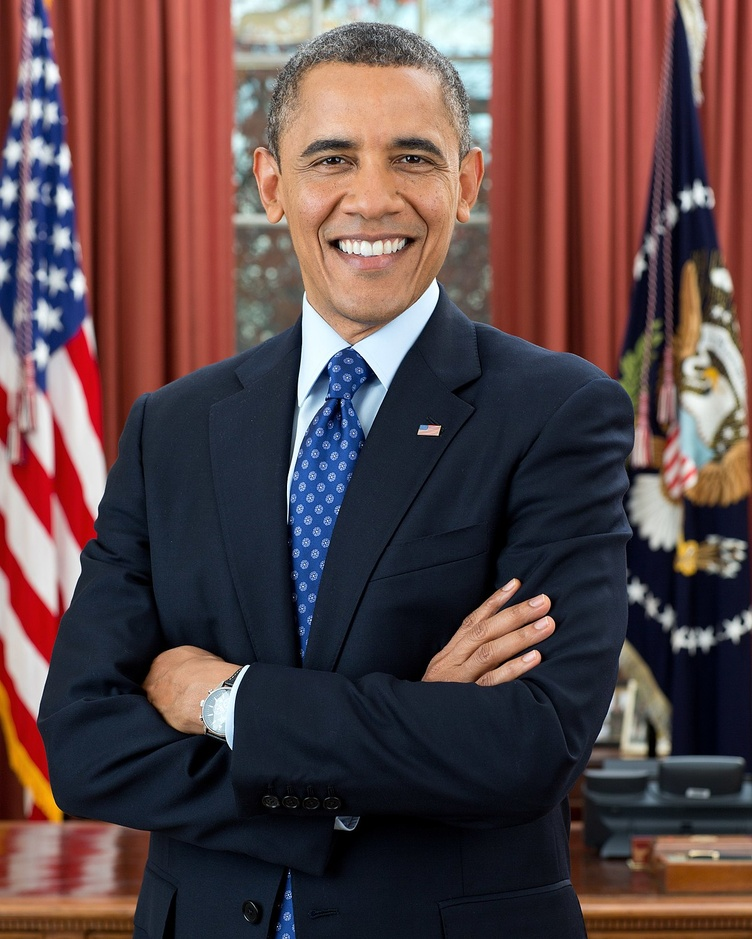
#> input picture Image to pencil sketch with Python/Images/Barack_Obama.jpg, 752 x 939 px, shrunk from 1200 x 1499 before the run
$ jupyter execute 'Image to pencil sketch with python.ipynb'
#> lines starting #> are read from the running program, lines starting #| are printed output that depends on the picture
# Image to Pencil Sketch

[cell 1]
# importing the necessary libraries
import cv2
import matplotlib.pyplot as plt

[cell 2]
# reading the image
image = cv2.imread('Images/Barack_Obama.jpg')
#> image is the input picture: shape (939, 752, 3); mean B, G, R 71.5, 70.1, 92.5

[cell 3]
plt.title('Original Image')
plt.imshow(image)
plt.show()

[cell 4]
# converting original image to greyscale
greyimage=cv2.cvtColor(image, cv2.COLOR_BGR2GRAY)
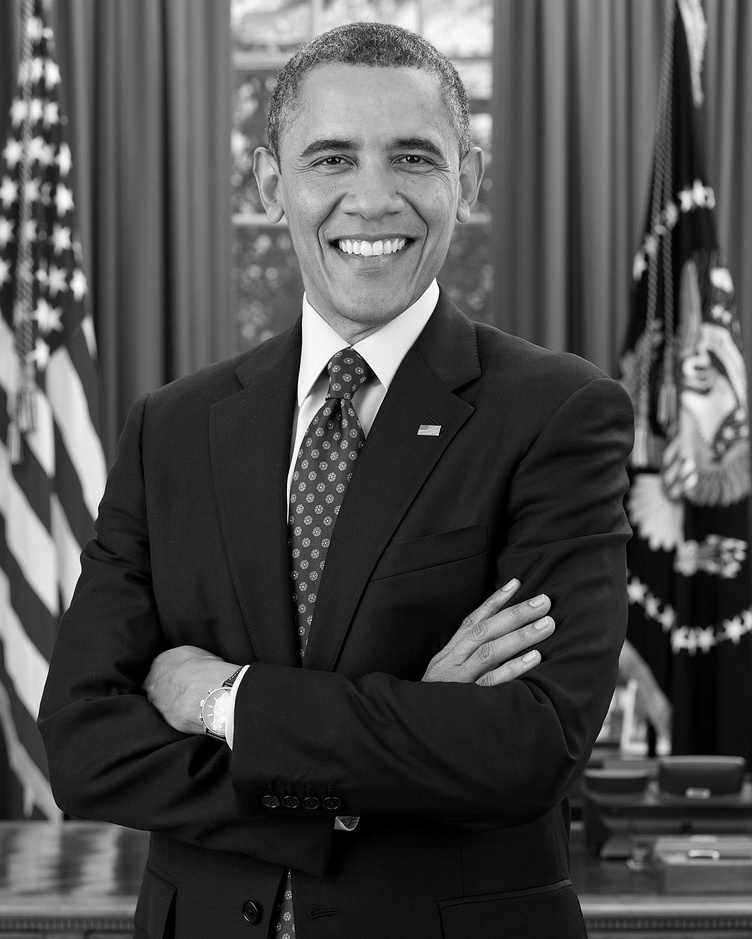
#> greyimage: shape (939, 752); min 0, max 254, mean 77
plt.title('Grey Image')
plt.imshow(greyimage, cmap='gray')
plt.show()

[cell 5]
# inverting the new greyscale image
invertedgreyimage= 255-greyimage
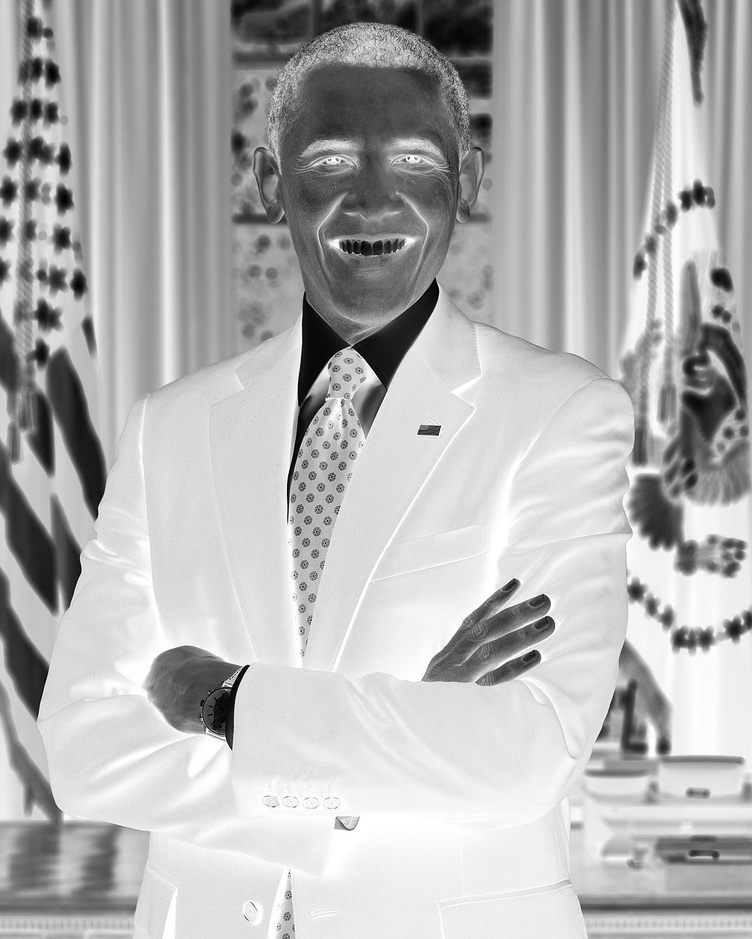
#> invertedgreyimage: shape (939, 752); min 1, max 255, mean 178
plt.title('Inverted Grey Image')
plt.imshow(invertedgreyimage, cmap='gray')
plt.show()

[cell 6]
# blur the image
blurimage=cv2.GaussianBlur(invertedgreyimage, (21, 21), 0)
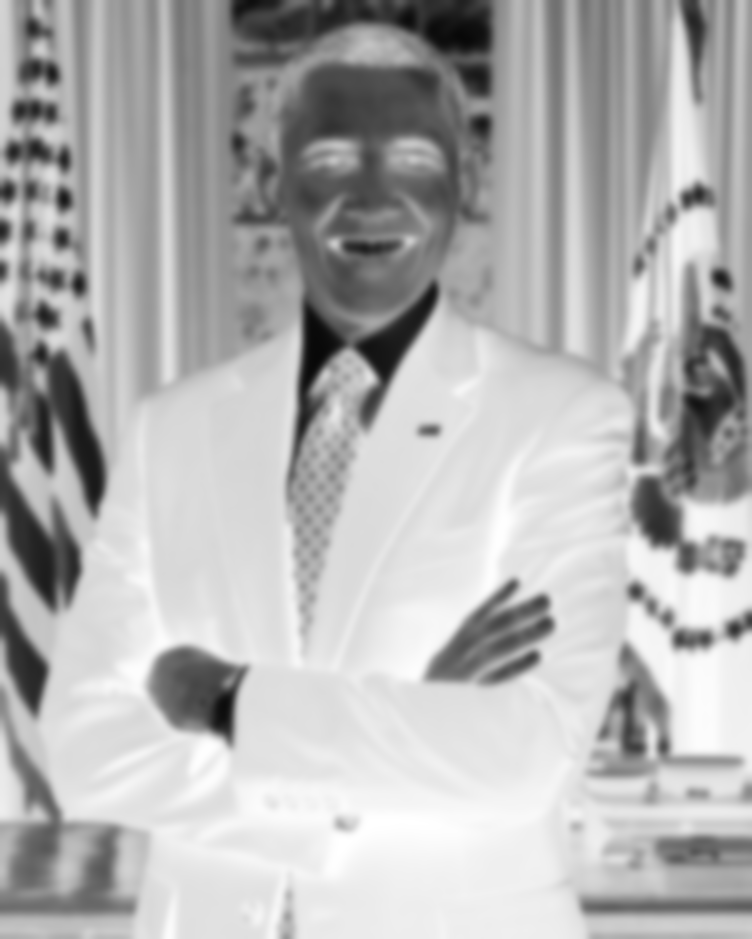
#> blurimage: shape (939, 752); min 8, max 255, mean 178
plt.title('Blur Image')
plt.imshow(blurimage, cmap='gray')
plt.show()

[cell 7]
# inverting the new blur image
invertedblurimage= 255-blurimage
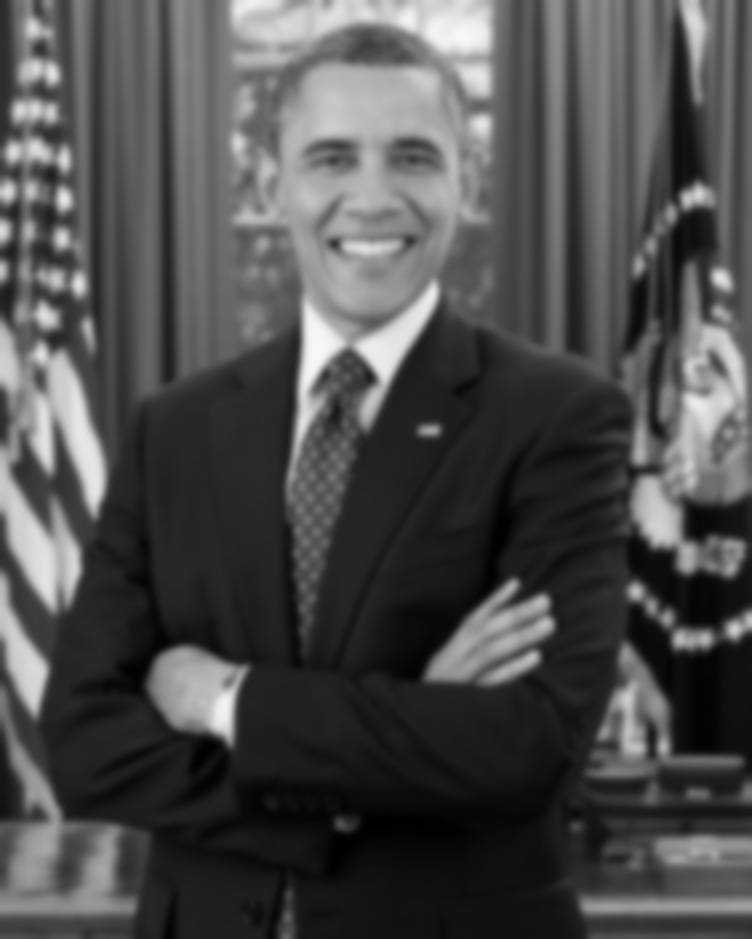
#> invertedblurimage: shape (939, 752); min 0, max 247, mean 77
plt.title('Inverted Blur Image')
plt.imshow(invertedblurimage, cmap='gray')
plt.show()

[cell 8]
# converting the image into pencil sketch
pencilsketch=cv2.divide(greyimage, invertedblurimage, scale=256.0)
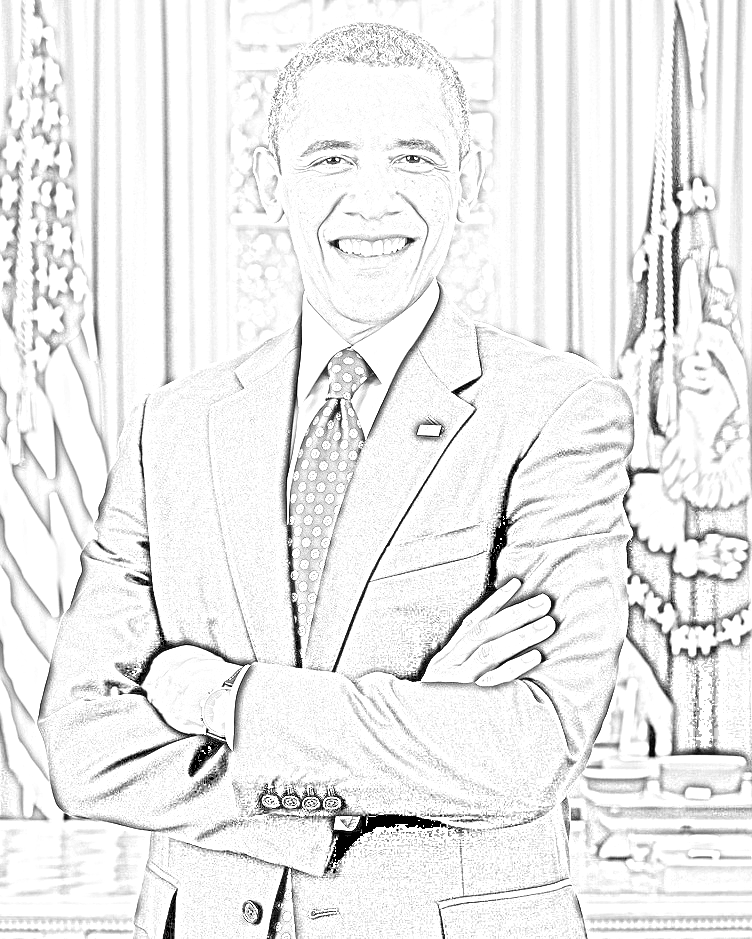
#> pencilsketch: shape (939, 752); min 0, max 255, mean 236.3
plt.title('Sketch of Image')
plt.imshow(pencilsketch, cmap='gray')
plt.show()
